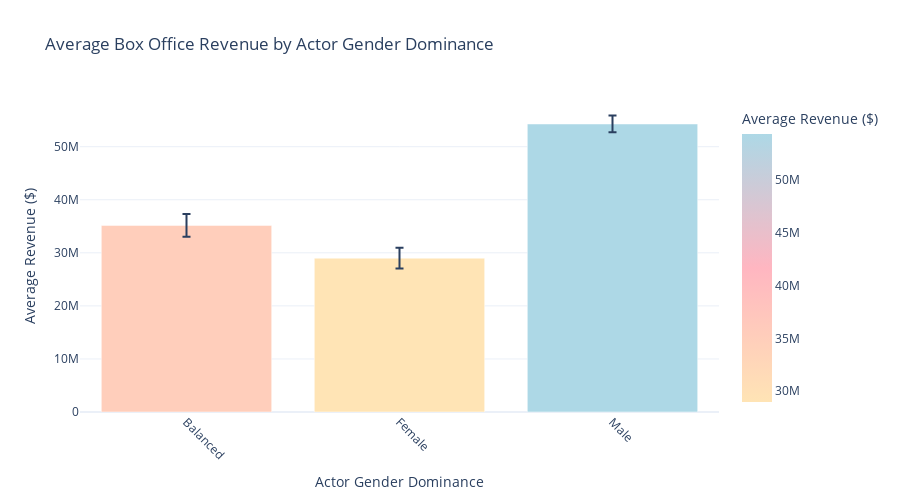

Notebook code for this chart:
### Markdown cell above
### What is the average box office revenue based on the gender predominance in the movie cast?

### Code cell
# Determine predominant gender for each movie
movies_gender_distribution['predominant_gender'] = movies_gender_distribution.apply(
    lambda row: 'Balanced' if abs(row['Male'] - row['Female']) < 0.1 else row[['Male', 'Female']].idxmax(), axis=1
)

# Group by predominant gender and calculate statistics
gender_stats = movies_gender_distribution.groupby('predominant_gender')['box_office_revenue'].agg(['mean', 'sem']).reset_index()

# Create bar chart
fig2 = px.bar(
    gender_stats,
    x='predominant_gender',
    y='mean',
    error_y='sem',  # Add standard error bars
    title='Average Box Office Revenue by Actor Gender Dominance',
    labels={'predominant_gender': 'Actor Gender Dominance', 'mean': 'Average Revenue ($)'},
    color='mean',  # Use color to differentiate bars
    color_continuous_scale=['moccasin', 'lightpink', 'lightblue']
)

# Customize the plot layout
fig2.update_layout(
    xaxis_title="Actor Gender Dominance",
    yaxis_title="Average Revenue ($)",
    xaxis_tickangle=45,  # Rotate x-axis labels for better readability
    template="plotly_white",
    height=500
)

# Show and save the chart
fig2.show()
fig2.write_html("assets/ploty-img/gender_dominance_vs_revenue.html")

### Figure 1 — Plotly figure (JSON) as saved in the notebook; plotly's stock layout.template omitted (floating-point values rounded to 4 significant figures)
{"data": [{"alignmentgroup": "True", "error_y": {"array": [2143000.0, 1961000.0, 1577000.0]}, "hovertemplate": "Actor Gender Dominance=%{x}<br>Average Revenue ($)=%{marker.color}<extra></extra>", "legendgroup": "", "marker": {"color": [35170000.0, 28990000.0, 54280000.0], "coloraxis": "coloraxis", "pattern": {"shape": ""}}, "name": "", "offsetgroup": "", "orientation": "v", "showlegend": false, "textposition": "auto", "type": "bar", "x": ["Balanced", "Female", "Male"], "xaxis": "x", "y": [35170000.0, 28990000.0, 54280000.0], "yaxis": "y"}], "layout": {"barmode": "relative", "coloraxis": {"colorbar": {"title": {"text": "Average Revenue ($)"}}, "colorscale": [[0, "moccasin"], [0.5, "lightpink"], [1, "lightblue"]]}, "height": 500, "legend": {"tracegroupgap": 0}, "title": {"text": "Average Box Office Revenue by Actor Gender Dominance"}, "xaxis": {"anchor": "y", "domain": [0, 1], "tickangle": 45, "title": {"text": "Actor Gender Dominance"}}, "yaxis": {"anchor": "x", "domain": [0, 1], "title": {"text": "Average Revenue ($)"}}}}
